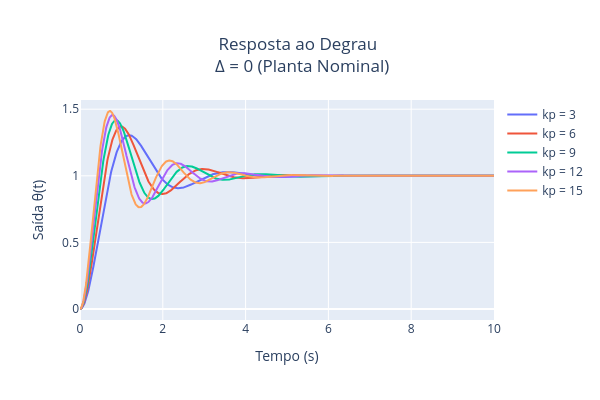
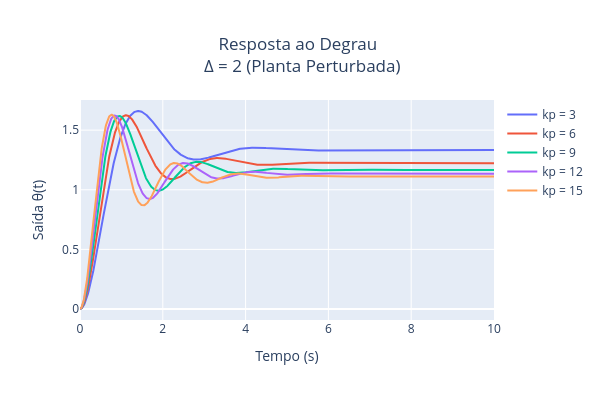
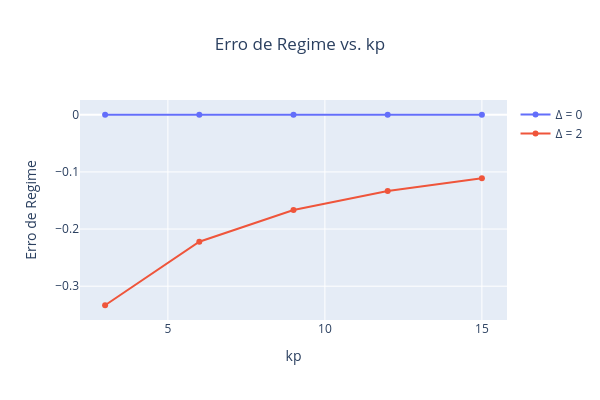

Source (notebook cell) for these figures, in order:
### Code cell
# @title Gráficos (e)

# =========================
# Parâmetros
# =========================

kp_values = np.arange(3, 18, 3)  # 3,6,9,12,15
t = np.linspace(0, 10, 1000)

# =========================
# Resposta ao Degrau - Δ = 0
# =========================

fig_nominal = go.Figure()
erro_nominal = []

for kp in kp_values:

    Delta = 0

    # Pré-filtro calculado com planta nominal
    Gpf = (5 + kp) / kp

    # Planta
    num = [1]
    den = [1, 2, 5 - Delta]
    G = ctrl.TransferFunction(num, den)

    # Malha fechada
    G_forward = kp * G
    G_closed = ctrl.feedback(G_forward, 1)

    # Aplicando pré-filtro
    G_total = Gpf * G_closed

    # Resposta ao degrau
    t_out, y = ctrl.step_response(G_total, t)

    fig_nominal.add_trace(go.Scatter(
        x=t_out,
        y=y,
        mode='lines',
        name=f'kp = {kp}'
    ))

    # Erro analítico
    ess = -Delta / (kp + 5 - Delta)
    erro_nominal.append(ess)

fig_nominal.update_layout(
    title=dict(text='Resposta ao Degrau <br> Δ = 0 (Planta Nominal)',
               x=0.5),
    xaxis_title='Tempo (s)',
    yaxis_title='Saída θ(t)',
    width=600,
    height=400,
)

fig_nominal.show()


# =========================
# Resposta ao Degrau - Δ = 2
# =========================

fig_pert = go.Figure()
erro_pert = []

for kp in kp_values:
    Delta = 2

    # Pré-filtro continua usando planta nominal
    # Não é alterado com Δ
    Gpf = (5 + kp) / kp

    # Planta perturbada
    num = [1]
    den = [1, 2, 5 - Delta]
    G = ctrl.TransferFunction(num, den)

    # Malha fechada
    G_forward = kp * G
    G_closed = ctrl.feedback(G_forward, 1)

    # Sistema total
    G_total = Gpf * G_closed

    # Resposta ao degrau
    t_out, y = ctrl.step_response(G_total, t)

    fig_pert.add_trace(go.Scatter(
        x=t_out,
        y=y,
        mode='lines',
        name=f'kp = {kp}'
    ))

    # Erro de regime
    ess = -Delta / (kp + 5 - Delta)
    erro_pert.append(ess)

fig_pert.update_layout(
    title=dict(text='Resposta ao Degrau <br> Δ = 2 (Planta Perturbada)', x=0.5),
    xaxis_title='Tempo (s)',
    yaxis_title='Saída θ(t)',
    width=600,
    height=400,
)
fig_pert.show()


# =========================
# Erro vs. kp
# =========================

fig_erro = go.Figure()

fig_erro.add_trace(go.Scatter(
    x=kp_values,
    y=erro_nominal,
    mode='lines+markers',
    name='Δ = 0'
))

fig_erro.add_trace(go.Scatter(
    x=kp_values,
    y=erro_pert,
    mode='lines+markers',
    name='Δ = 2'
))

fig_erro.update_layout(
    title=dict(text='Erro de Regime vs. kp',
               x=0.5),
    xaxis_title='kp',
    yaxis_title='Erro de Regime',
    width=600,
    height=400,
)

fig_erro.show()

### Figure 1 — Plotly figure (JSON) as saved in the notebook; plotly's stock layout.template omitted (floating-point values rounded to 4 significant figures; data arrays with more than 128 entries replaced by an {"elided": "..."} marker saying what was removed)
{"data": [{"mode": "lines", "name": "kp = 3", "type": "scatter", "x": {"elided": "1000 float values"}, "y": {"elided": "1000 float values"}}, {"mode": "lines", "name": "kp = 6", "type": "scatter", "x": {"elided": "1000 float values"}, "y": {"elided": "1000 float values"}}, {"mode": "lines", "name": "kp = 9", "type": "scatter", "x": {"elided": "1000 float values"}, "y": {"elided": "1000 float values"}}, {"mode": "lines", "name": "kp = 12", "type": "scatter", "x": {"elided": "1000 float values"}, "y": {"elided": "1000 float values"}}, {"mode": "lines", "name": "kp = 15", "type": "scatter", "x": {"elided": "1000 float values"}, "y": {"elided": "1000 float values"}}], "layout": {"height": 400, "title": {"text": "Resposta ao Degrau <br> Δ = 0 (Planta Nominal)", "x": 0.5}, "width": 600, "xaxis": {"title": {"text": "Tempo (s)"}}, "yaxis": {"title": {"text": "Saída θ(t)"}}}}

### Figure 2 — Plotly figure (JSON) as saved in the notebook; plotly's stock layout.template omitted (floating-point values rounded to 4 significant figures; data arrays with more than 128 entries replaced by an {"elided": "..."} marker saying what was removed)
{"data": [{"mode": "lines", "name": "kp = 3", "type": "scatter", "x": {"elided": "1000 float values"}, "y": {"elided": "1000 float values"}}, {"mode": "lines", "name": "kp = 6", "type": "scatter", "x": {"elided": "1000 float values"}, "y": {"elided": "1000 float values"}}, {"mode": "lines", "name": "kp = 9", "type": "scatter", "x": {"elided": "1000 float values"}, "y": {"elided": "1000 float values"}}, {"mode": "lines", "name": "kp = 12", "type": "scatter", "x": {"elided": "1000 float values"}, "y": {"elided": "1000 float values"}}, {"mode": "lines", "name": "kp = 15", "type": "scatter", "x": {"elided": "1000 float values"}, "y": {"elided": "1000 float values"}}], "layout": {"height": 400, "title": {"text": "Resposta ao Degrau <br> Δ = 2 (Planta Perturbada)", "x": 0.5}, "width": 600, "xaxis": {"title": {"text": "Tempo (s)"}}, "yaxis": {"title": {"text": "Saída θ(t)"}}}}

### Figure 3 — Plotly figure (JSON) as saved in the notebook; plotly's stock layout.template omitted (floating-point values rounded to 4 significant figures)
{"data": [{"mode": "lines+markers", "name": "Δ = 0", "type": "scatter", "x": [3, 6, 9, 12, 15], "y": [0, 0, 0, 0, 0]}, {"mode": "lines+markers", "name": "Δ = 2", "type": "scatter", "x": [3, 6, 9, 12, 15], "y": [-0.3333, -0.2222, -0.1667, -0.1333, -0.1111]}], "layout": {"height": 400, "title": {"text": "Erro de Regime vs. kp", "x": 0.5}, "width": 600, "xaxis": {"title": {"text": "kp"}}, "yaxis": {"title": {"text": "Erro de Regime"}}}}
